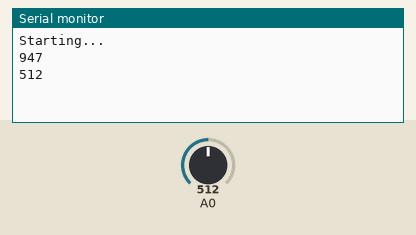
The sketch below on a simulated Arduino Uno, built with avr-gcc and run on an emulated ATmega328P. Shown: the last lines printed to the serial monitor. Inputs (shaded band) come from the test bench; at power-on: A0 = 512.

Above: at 1.2 s.
1.3 s: A0 set to 716
At 2.5 s:
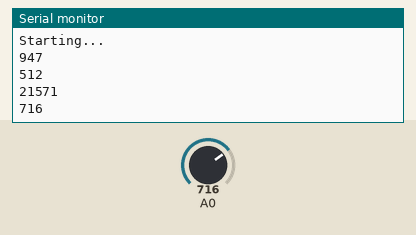
2.8 s: A0 set to 900
At 3.8 s:
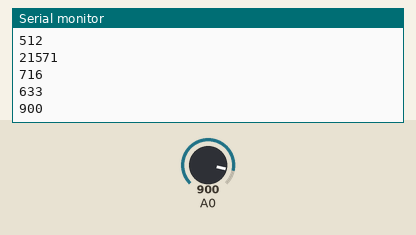
Timing chart, 0 to 5.8 s (numbered marks = the images above; inputs shaded):
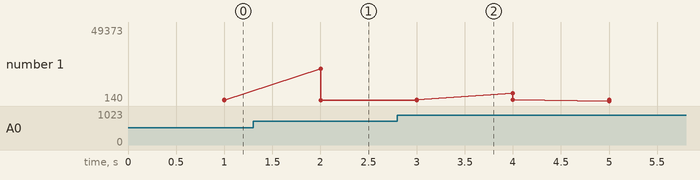

Measured:
- after the input at 1.3 s, the serial monitor: prints a new line after 0.70 s (image 1)
- after the input at 2.8 s, the serial monitor: prints a new line after 0.20 s (image 2)
- plotted number 1: 512 → 716 after the input at 1.3 s, 716 → 900 after the input at 2.8 s

The sketch:

analogReadWithPrescale.ino
```cpp
unsigned long time;
unsigned long count;

#ifndef cbi // clear register bit
#define cbi(sfr, bit) (_SFR_BYTE(sfr) &= ~_BV(bit))
#endif

#ifndef sbi // set register bit
#define sbi(sfr, bit) (_SFR_BYTE(sfr) |= _BV(bit))
#endif

void setup() {
  Serial.begin(115200); // start talking to the computer
  Serial.println("Starting...");
  time = millis();
  count = 0;
  // set ADC prescale to 16 instead of the default of 128
  // sacrifices accuracy for speed
  // http://www.arduino.cc/cgi-bin/yabb2/YaBB.pl?num=1208715493/11
  // see also ATmega328 datasheet sections 23.4 and 23.9.2
  sbi(ADCSRA, ADPS2);
  cbi(ADCSRA, ADPS1);
  cbi(ADCSRA, ADPS0);
}

// sample rate: 43.3 kHz when ADC prescale = 16
void loop() {
  int sample = analogRead(A0); // read from analog input 0
  count++;
  unsigned long delta = millis() - time;
  if(delta >= 1000) {
    Serial.println(count);
    Serial.println(sample);
    time = millis();
    count = 0;
  }
}
```
